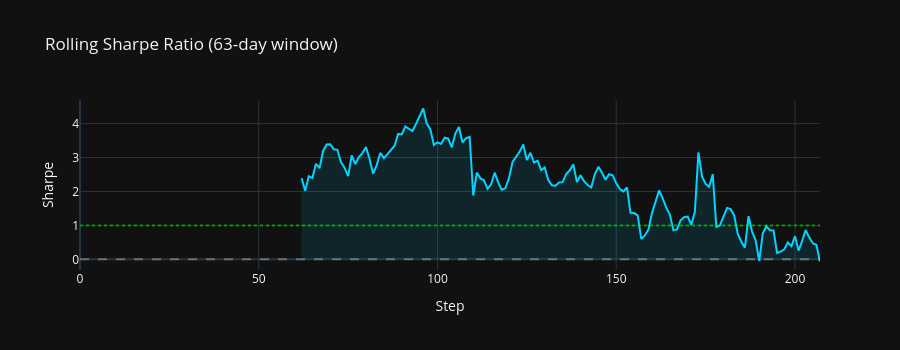

Notebook code for this chart:
### Markdown cell above
## 6. Rolling Sharpe

### Code cell
rets = pd.Series(np.diff(port_history) / port_history[:-1])
WINDOW = 63  # ~3 months

roll_sharpe = (
    rets.rolling(WINDOW).mean() /
    (rets.rolling(WINDOW).std() + 1e-8)
) * np.sqrt(252)

fig2 = go.Figure()
fig2.add_trace(go.Scatter(
    y=roll_sharpe.tolist(),
    mode='lines', line=dict(color='#00d4ff', width=2),
    name='Rolling Sharpe (63d)',
    fill='tozeroy', fillcolor='rgba(0,212,255,0.1)'
))
fig2.add_hline(y=0, line_dash='dash', line_color='white', opacity=0.3)
fig2.add_hline(y=1, line_dash='dot', line_color='lime', opacity=0.5)
fig2.update_layout(template='plotly_dark', title='Rolling Sharpe Ratio (63-day window)',
                   xaxis_title='Step', yaxis_title='Sharpe', height=350)
fig2.show()
fig2.write_html(str(METRICS / 'rolling_sharpe.html'))
print('✅ Rolling Sharpe saved.')

### Figure 1 — Plotly figure (JSON) as saved in the notebook; plotly's stock layout.template omitted (floating-point values rounded to 4 significant figures; data arrays with more than 128 entries replaced by an {"elided": "..."} marker saying what was removed)
{"data": [{"fill": "tozeroy", "fillcolor": "rgba(0,212,255,0.1)", "line": {"color": "#00d4ff", "width": 2}, "mode": "lines", "name": "Rolling Sharpe (63d)", "type": "scatter", "y": {"elided": "208 float values"}}], "layout": {"height": 350, "shapes": [{"line": {"color": "white", "dash": "dash"}, "opacity": 0.3, "type": "line", "x0": 0, "x1": 1, "xref": "x domain", "y0": 0, "y1": 0, "yref": "y"}, {"line": {"color": "lime", "dash": "dot"}, "opacity": 0.5, "type": "line", "x0": 0, "x1": 1, "xref": "x domain", "y0": 1, "y1": 1, "yref": "y"}], "title": {"text": "Rolling Sharpe Ratio (63-day window)"}, "xaxis": {"title": {"text": "Step"}}, "yaxis": {"title": {"text": "Sharpe"}}}}
